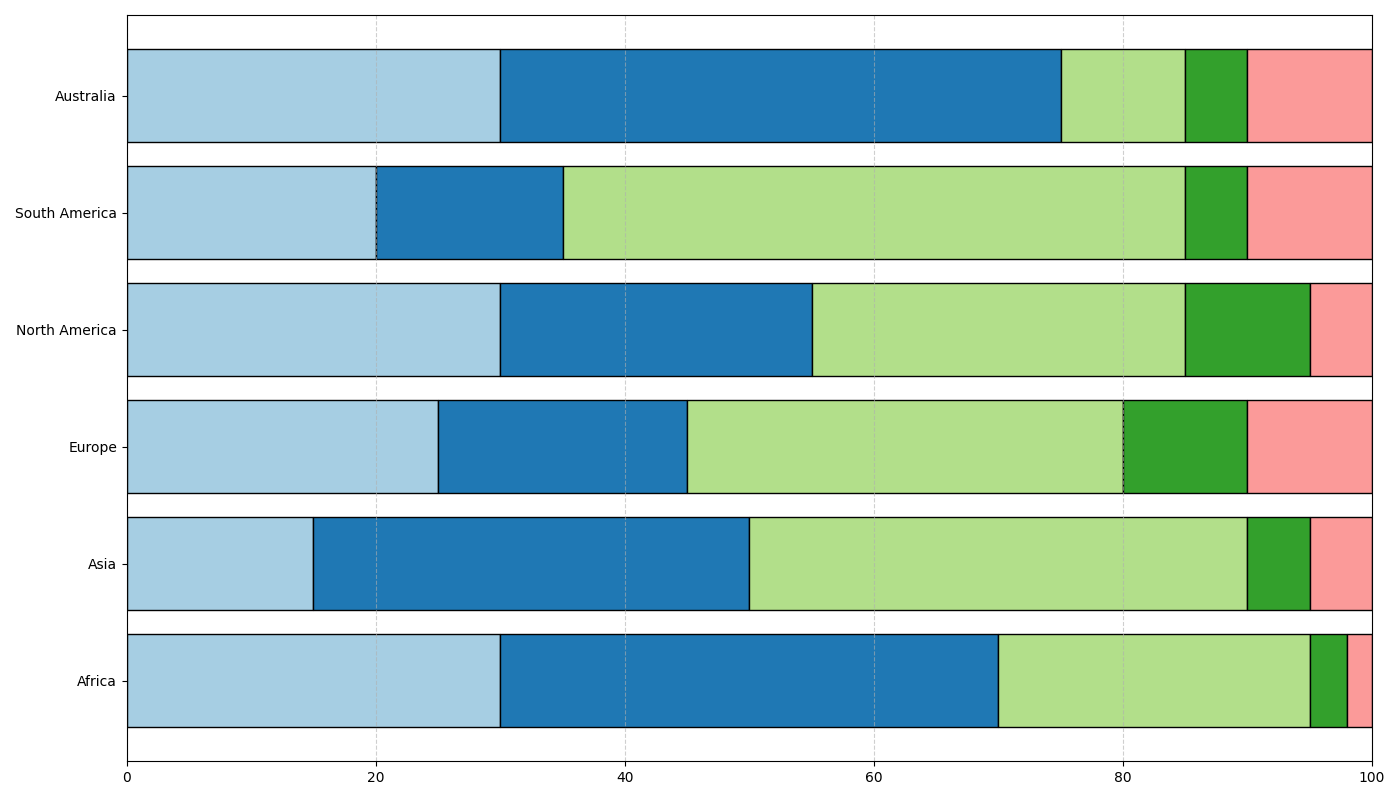

Generate this figure with Python:
import matplotlib.pyplot as plt
import numpy as np

continents = ['Africa', 'Asia', 'Europe', 'North America', 'South America', 'Australia']
renewable_sources = ['Solar', 'Wind', 'Hydroelectric', 'Geothermal', 'Biomass']

renewable_data = np.array([
    [30, 40, 25, 3, 2],  # Swapped the first two values
    [15, 35, 40, 5, 5],  # Swapped the first two values
    [25, 20, 35, 10, 10],  # Swapped the first two values
    [30, 25, 30, 10, 5],  # Swapped the first two values
    [20, 15, 50, 5, 10],  # Swapped the first two values
    [30, 45, 10, 5, 10]  # Changed last two numbers within permissible limits
])

colors = plt.cm.Paired(np.arange(len(renewable_sources)))

fig, ax = plt.subplots(figsize=(14, 8))

for i, (continent, data) in enumerate(zip(continents, renewable_data)):
    bottom = 0
    for j, percent in enumerate(data):
        ax.barh(continent, percent, color=colors[j], edgecolor='black', left=bottom)
        bottom += percent

ax.set_xlim(0, 100)

ax.xaxis.grid(True, linestyle='--', alpha=0.6)
ax.yaxis.grid(False)

plt.tight_layout()
plt.show()
